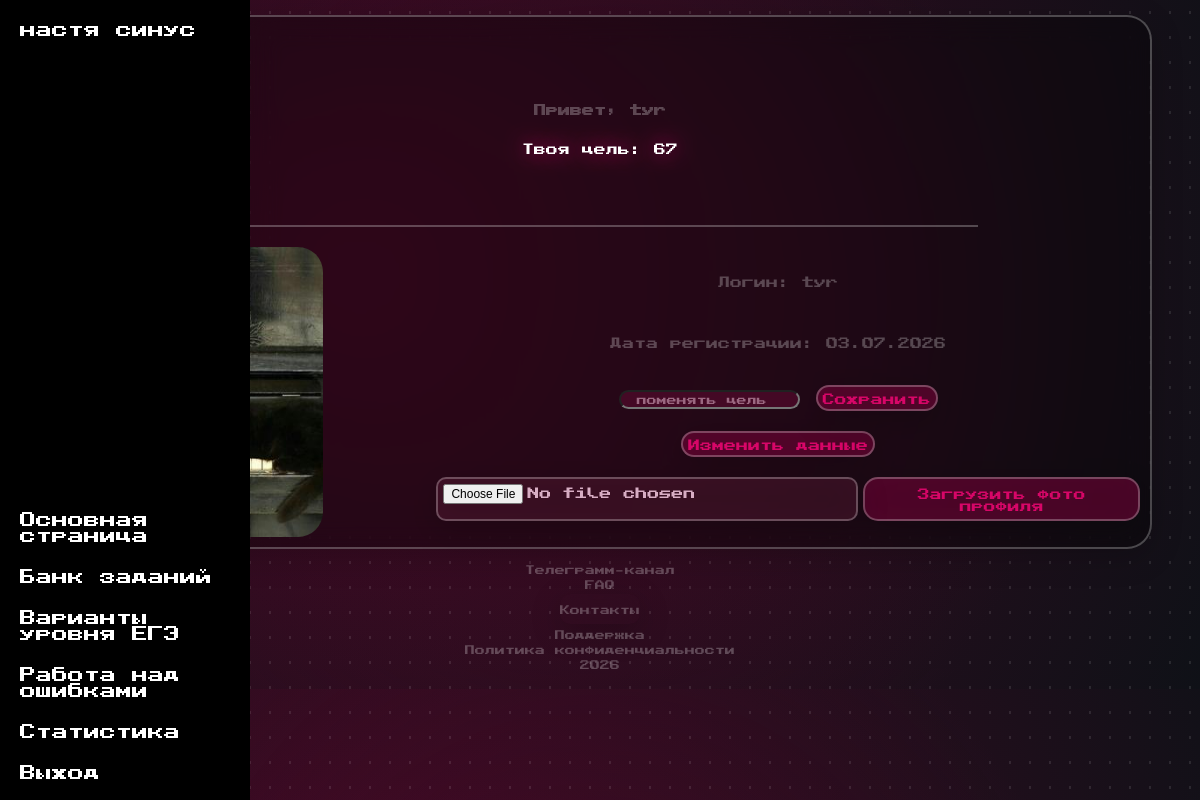
/profile (signed in), run on the app's committed database.
### tables this page shows
CREATE TABLE users (
            id INTEGER PRIMARY KEY AUTOINCREMENT,
            username TEXT,
            password TEXT,
            goal INTEGER DEFAULT 0,
            role TEXT DEFAULT 'user',
            avatar TEXT
        , reg_date TEXT);

### app.py (the view, shortened to what this page needs)
@app.route('/profile',methods=['GET','POST'])
@regs_only
def profile():
    if 'user_id' not in session:
        return redirect('/login')
    conn=sqlite3.connect('users.db')
    conn.row_factory=sqlite3.Row
    cur=conn.cursor()
    cur.execute(
        'SELECT * FROM users WHERE id=?',
        (session['user_id'],)
    )
    user=cur.fetchone()
    conn.close()
    return render_template('profile.html',username=session['user'], user=user)

### app.py (called while the page is built)
def regs_only(f):
    @wraps(f)
    def wrapper(*args,**kwags):
        if 'user_id' not in session:
            return redirect('/login')
        return f(*args,**kwags)
    return wrapper

### templates/profile.html (shortened to what this page needs)
<!DOCTYPE html>
<html lang="en">
    <head>
        <link rel="stylesheet" href="{{ url_for('static',filename='css/styles.css')}}">
    </head>
    <body>
        <div class="mainProfile">
            <div class="infoBlock" style="height:25vh;">
               <h2 class="heading main_Thing">Привет, {{ username }}</h2>
               <p class="goal main_Thing">Твоя цель: {{user['goal']}}</p>
            </div>
                <div class="profileContainer">
                    <ul class="profileList">
                        <li>
                            <p class="main_Thing"> Логин: {{ user['username'] }}</p>
                        </li>
                        <li>
                            <p class="heading main_Thing">Дата регистрации: {{user['reg_date']}}</p>
                        </li>
                        <li>
                            <form method="POST" action="/profile">
                                <input type="number" name="goal" placeholder="поменять цель">
                                <button type="submit" class="changeButtons lightBox main_Thing">Сохранить</button>
                            </form>
                        </li>
                        <li>
                            <button onclick="openSettings()" class="changeButtons  lightBox main_Thing">Изменить данные</button>
                        </li>
                        <li>
                            <form action="/upload_avatar" method="POST" enctype="multipart/form-data" class="profileButtons" >
                                <input type="file" name="avatar" accept="image/*" class="buttons lightBox main_Thing">
                                <button type="submit" class="changeButtons lightBox main_Thing">Загрузить фото профиля</button>
                            </form>
                        </li>
                    </ul>
                </div>
            </div>
        <div class="sidebar" id="sidebar">
            <a href="{{url_for('error')}}" class="name">настя синус</a>
            <ul class="listThings">
                <li><a href="{{url_for('home')}}" class="lighttext">Основная страница</a></li>
                <li><a href="{{url_for('tasks')}}" class="lighttext">Банк заданий</a></li>
                <li><a href="{{url_for('tests')}}" class="lighttext">Варианты уровня ЕГЭ</a></li>
                <li><a href="{{url_for('mistakes')}}" class="lighttext">Работа над ошибками</a></li>
                <li><a href="{{url_for('statistics')}}" class="lighttext">Статистика</a></li>
                <li><a href="{{url_for('logout')}}" class="lighttext">Выход</a></li>
            </ul>
        </div>
        <ul class="smallInfo">
            <li><a href="https://t.me/karznl">Телеграмм-канал</a></li>
            <li><a href="/">FAQ</a></li>
            <li><button class="textButton buttons" onclick="openContacts()">Контакты</button></li>
            <li><a href="/">Поддержка</a></li>
            <li><a href="{{url_for('privacypolicy')}}">Политика конфиденциальности</a></li>
            <li>2026</li>
        </ul>
    </body>
</html>

### static/css/styles.css (style rules this page uses)
* { padding:0; }
html,body { inset:0; background: radial-gradient( circle at center, #4409253c 0%, #4409253c 30%, transparent 70% ), radial-gradient( circle at 30% 40%, #440925, #0f1117 ); font-family: 'MyFont',sans-serif; color:white; margin:0 0 0 0; background-color: #000000; }
body::before { content:""; position:fixed; inset:0; background-image:radial-gradient(white 1px, transparent 1px); background-size:20px 25px; opacity:0.1; }
.main_Thing { font-size:12px; }
a { text-decoration: none; color:white; }
.lighttext { transition: 0.3s; }
.lightBox { transition: 0.3s; }
.heading { display: flex; justify-content: center; padding:5px; color:#ffffff42; }
.sidebar { position:fixed; top:0; left:-220px; width:210px; height:100%; background: #000000; padding:20px; transition:0.3s ease; display: flex; flex-direction: column; z-index: 9999; }
.listThings { margin-top:auto; list-style: none; }
.listThings li+li { margin-top:25px; }
.name { margin-bottom: auto; }
.mainProfile { background-color: #00000051; border-radius: 25px; border:2px solid #ffffff42; backdrop-filter:blur(15px); -webkit-backdrop-filter: blur(15px); box-shadow:0 8px 32px rgba(0,0,0,0.2); padding: 10px; margin:15px auto 15px auto; width:90% }
.profileContainer { margin-top: 20px; display: flex; gap:50px; }
.profileList { list-style: none; display: flex; flex-direction: column; width: 67%; gap:20px; text-align: center; }
.profileButtons { display: flex; justify-content: center; text-align: center; gap: 5px; }
.changeButtons { background-color:#94034772; border-radius: 15px; color:#d70668; padding:5px; font-family: 'MyFont'; border:2px solid #ffffff42; backdrop-filter:blur(15px); -webkit-backdrop-filter: blur(15px); box-shadow:0 8px 32px rgba(0,0,0,0.2); margin: 0 auto 0 auto; }
.goal { text-align:center; text-shadow:0 0 20px rgb(205, 10, 108); color: white; }
.buttons { background-color: #75234551; font-family: 'MyFont'; color:rgb(215, 173, 195); border-radius: 10px; border:2px solid #ffffff42; backdrop-filter:blur(15px); -webkit-backdrop-filter: blur(15px); box-shadow:0 8px 32px rgba(0,0,0,0.2); height:30px; margin:0 0 0 20px; padding:5px; }
form { position:relative; z-index:9999; }
input { background-color:#440925; border-radius: 15px; color:#d70668; position: relative; z-index:9999; }
input::placeholder { font-family: 'MyFont',sans-serif; color:#9b6881; text-align: center; font-size:10px; }
a { position: relative; z-index:9999; }
.infoBlock { position: relative; width: 100%; height:110vh; display:flex; justify-content: center; flex-direction: column; text-align: center; }
.infoBlock::after { content:""; position:absolute; left: 50%; bottom:0; transform:translateX(-50%); width:70%; height: 2px; background-color:#ffffff42; }
.smallInfo { display: flex; flex-direction: column; justify-content: center; align-items: center; margin: auto auto 20px auto; font-size: 10px; list-style: none; z-index: 9999; }
.smallInfo a,li { color:#ffffff42; }
.smallInfo li+li { margin-top: 5px; }
.textButton { background: none; border: none; padding: 0; margin: 0; color: inherit; font-size: 10px; }

### data on the page
users: username "tyr", goal "67", reg_date "03.07.2026"
